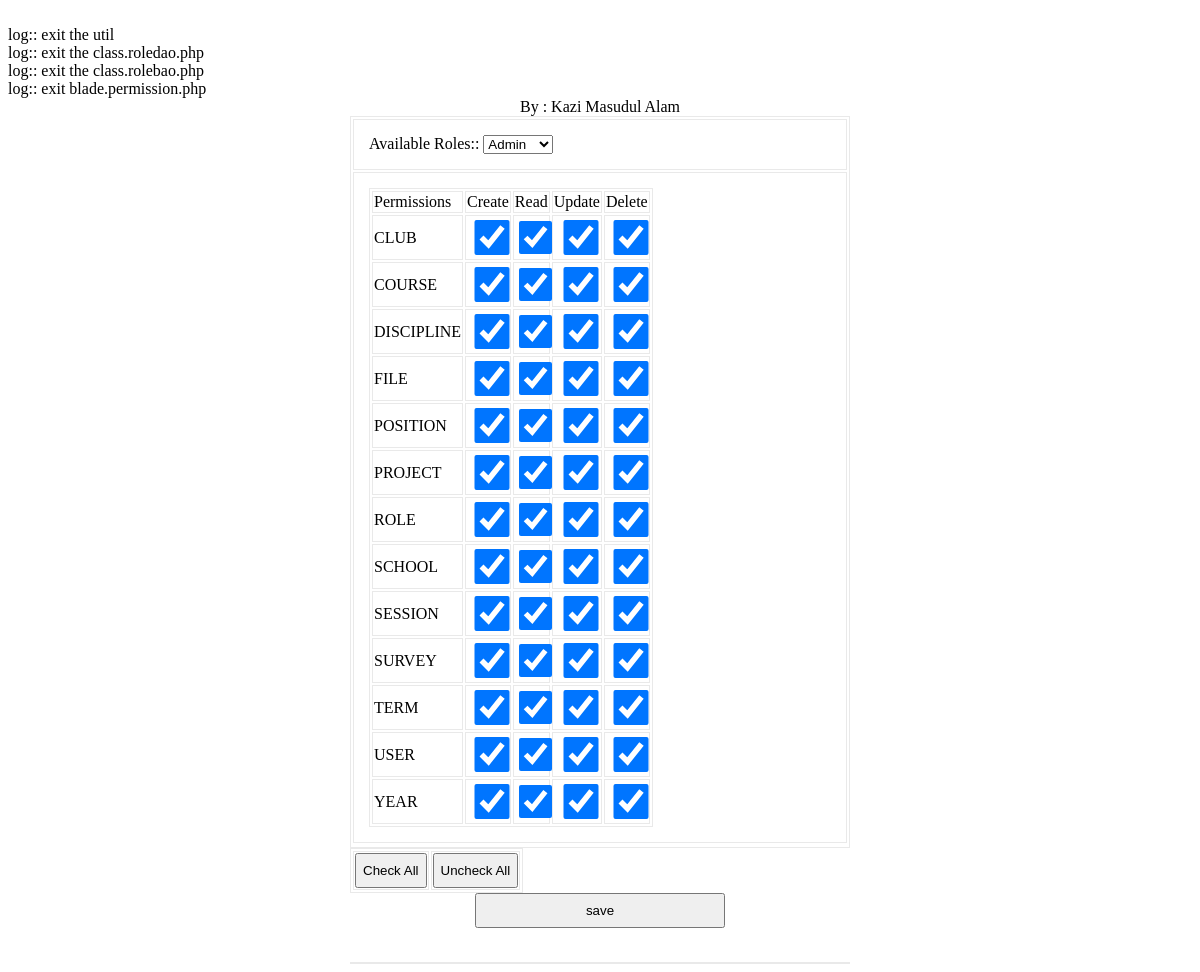
The app's page /modules/dash/view.permission.php?edit={F9C458F2-5298-441F-AE63-7514029760C4} with its own data.
### tables this page shows
CREATE TABLE `tbl_role` (
  `ID` varchar(40) NOT NULL,
  `Name` varchar(50) NOT NULL
);

CREATE TABLE `tbl_permission` (
  `ID` varchar(100) NOT NULL,
  `Name` varchar(100) NOT NULL,
  `Category` varchar(100) NOT NULL
);

### common/class.common.php (called while the page is built, shortened)
<?php
class Result{
    private $_IsSuccess=0;
    private $_ResultObject;
    public function setIsSuccess($IsSuccess){
        $this->_IsSuccess = $IsSuccess;
    }
    public function getIsSuccess(){
        return $this->_IsSuccess;
    }
    public function setResultObject($ResultObject){
        $this->_ResultObject = $ResultObject;
    }
    public function getResultObject(){
        return $this->_ResultObject;
    }
}
class Role{
    private $_ID;
    private $_Name;
    public function setID ( $ID ) {
        $this->_ID = $ID;
    }
    public function getID () {
        return $this->_ID;
    }
    public function setName( $Name ) {
        $this->_Name = $Name;
    }
    public function getName() {
        return $this->_Name;
    }
}
class Permission{
    private $_ID;
    private $_Category;
    public function setID ( $ID ) {
        $this->_ID = $ID;
    }
    public function getID () {
        return $this->_ID;
    }
    public function setCategory( $Category ) {
        $this->_Category = $Category;
    }
    public function getCategory() {
        return $this->_Category;
    }
}
?>

### modules/dash/view.permission.php (the view, shortened to what this page needs)
<?php
include_once 'blade/view.permission.blade.php';
include_once '/../../common/class.common.php';
?>
<!DOCTYPE html PUBLIC "-//W3C//DTD XHTML 1.0 Transitional//EN" "http://www.w3.org/TR/xhtml1/DTD/xhtml1-transitional.dtd">
<html xmlns="http://www.w3.org/1999/xhtml">
	<head>
		<link rel="stylesheet" href="style.css" type="text/css" />
	</head>
<body>
<center>
	<div id="header">
		<label>By : Kazi Masudul Alam</a></label>
	</div>
	<div id="form">
		<form method="post" name="formPermissions">
			<table width="100%" border="1" cellpadding="15">
				<tr>
					<td>
							<label>Available Roles:: </label>
						    <?php
						    $var = '<select name="selectedRole" id="select-from-roles" onChange="onChangeEventHandler(event,this);">';
							$Result = $_RoleBAO->getAllRoles();
							if($Result->getIsSuccess()){
								$Roles = $Result->getResultObject();
						       for ($i=0; $i < sizeof($Roles); $i++) {
						       		$Role = $Roles[$i];
						    		$var = $var. '<option value="'.$Role->getID().'"';
						    		if(isset($_GET['edit']) && !strcmp($_GET['edit'],$Role->getID())) {
						          		$var = $var.' selected="selected"';
						          	}
						          	$var = $var.'>'.$Role->getName().'</option>';
								}
								$var = $var.'</select>';
							}
							echo $var;
							?>
					</td>
				</tr>
				<tr>
					<td>
						    <?php
						    $var='<table>';
						    $var=$var.'<tr>';
						    $var=$var.'<td>Permissions</td>';
						    $var=$var.'<td>Create</td>';
						    $var=$var.'<td>Read</td>';
						    $var=$var.'<td>Update</td>';
						    $var=$var.'<td>Delete</td>';
						    $var=$var.'</tr>';
						    $Result = $_RoleBAO->getAllPermissions();
							if($Result->getIsSuccess()){
								$Permissions = $Result->getResultObject();
						       for ($i=0; $i < sizeof($Permissions); ) {
						       		$Permission = $Permissions[$i];
						       		$var = $var.'<tr>';
						       		$var = $var.'<td>'.$Permission->getCategory().'</td>';
						       		$j=$i;
						       		for ( ; $j < sizeof($Permissions)  ; $j++) {
						       			if(!strcmp($Permissions[$i]->getCategory(), $Permissions[$j]->getCategory())){
						    				$var = $var.'<td><input type="checkbox" name="selectedPermissions[]"
						    					value="'.$Permissions[$j]->getID().'"
						    					id="'.$Permissions[$j]->getID().'"';
						    				if(isset($_GET['edit']) && isPermissionAvailable($Permissions[$j],$globalRole->getPermissions())) {
						          				$var = $var.' checked="checked"';
						          			}
						          			$var = $var.'/></td>';
						       			}
						       			else{
						       				break;
						       			}
						       		}
						       		$i=$j;
						       		$var = $var. '</tr>';
						    	}
						    	$var = $var.'</table>';
						    }
						    echo $var;
						    ?>
					</td>
				</tr>
				<tr>
					<table>
						<tr>
							<td>
									<input type="button" name="checkAll" onclick="SetAllCheckBoxes('formPermissions', 'selectedPermissions[]', true);" value="Check All"/>
							</td>
							<td>
									<input type="button" name="uncheckAll" onclick="SetAllCheckBoxes('formPermissions', 'selectedPermissions[]', false);" value="Uncheck All"/>
							</td>
						</tr>
					</table>
				</tr>
				<tr>
					<td>
							<button type="submit" name="save">save</button>
					</td>
				</tr>
			</table>
		</form>
<br />
	<table width="100%" border="1" cellpadding="15" align="center">
	</table>
	</div>
</center>
</body>
</html>

### modules/dash/style.css (style rules this page uses)
#form { width:500px; margin:0px auto; text-align:center; }
#form form input { width:100%; height:35px; }
form button { width:50%; height:35px; }
table,td { border:solid #e9e9e9 1px; }

### records on screen
tbl_role: selectedRole "Admin"
tbl_permission: Category "CLUB"
tbl_permission: Category "COURSE"
tbl_permission: Category "DISCIPLINE"
tbl_permission: Category "FILE"
tbl_permission: Category "POSITION"
tbl_permission: Category "PROJECT"
tbl_permission: Category "ROLE"
tbl_permission: Category "SCHOOL"
tbl_permission: Category "SESSION"
tbl_permission: Category "SURVEY"
tbl_permission: Category "TERM"
tbl_permission: Category "USER"
tbl_permission: Category "YEAR"
